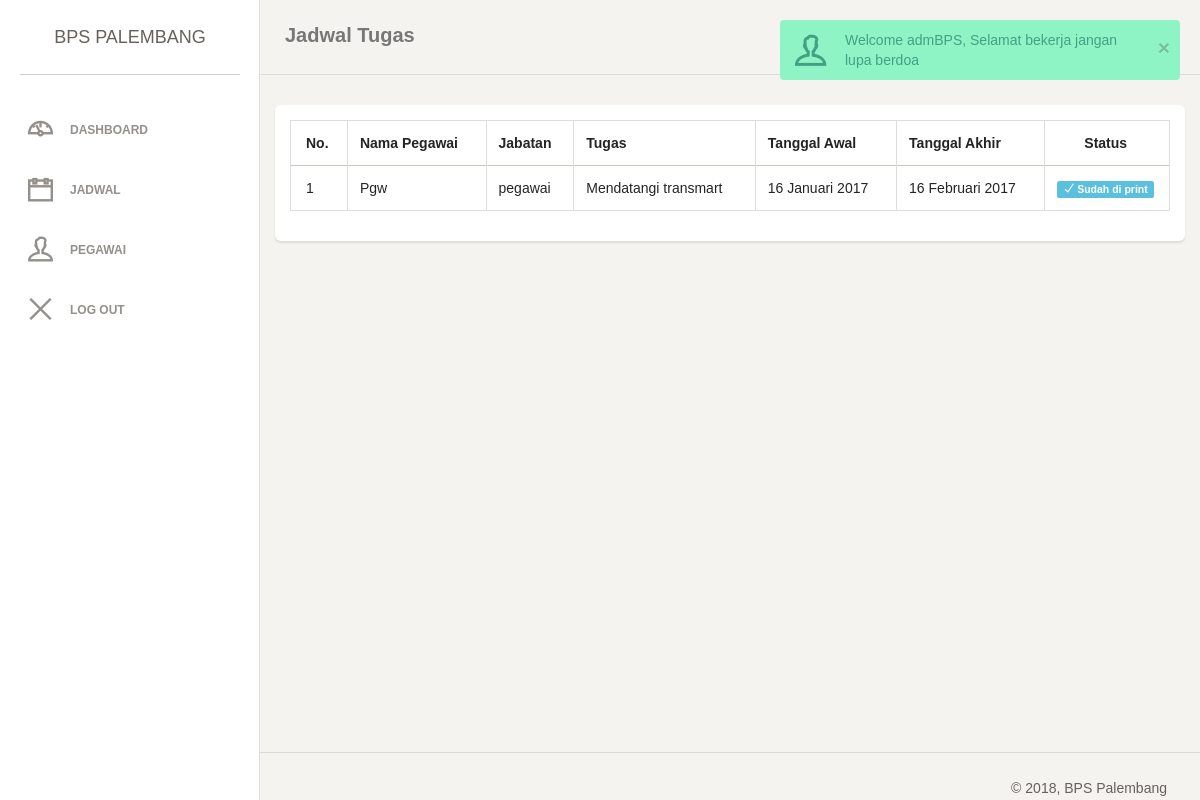
The app's page /jdwl-tugas.php (signed in) with its own data.
### tables this page shows
CREATE TABLE `tabel_data_jadwal` (
  `id_jadwal` int(10) NOT NULL,
  `nama_pegawai` varchar(40) NOT NULL,
  `jabatan` varchar(30) NOT NULL,
  `tugas` varchar(200) NOT NULL,
  `awal` varchar(20) NOT NULL,
  `akhir` varchar(20) NOT NULL,
  `status` int(11) NOT NULL
);

### jdwl-tugas.php (the view, shortened to what this page needs)
<?php
    include "header.php"
?>
<div class="main-panel">
    <nav class="navbar navbar-default">
        <div class="container-fluid">
            <div class="navbar-header">
                <a class="navbar-brand" href="#">Jadwal Tugas</a>
            </div>
        </div>
    </nav>
<div class="content">
    <div class="card">
        <div class="content">
            <table class="table table-bordered table-hover">
                <thead>
                    <tr>
                        <th style="font-size: 14px;font-weight: bold;">No.</th>
                        <th style="font-size: 14px;font-weight: bold;">Nama Pegawai</th>
                        <th style="font-size: 14px;font-weight: bold;">Jabatan</th>
                        <th style="font-size: 14px;font-weight: bold;">Tugas</th>
                        <th style="font-size: 14px;font-weight: bold;">Tanggal Awal</th>
                        <th style="font-size: 14px;font-weight: bold;">Tanggal Akhir</th>
                        <th style="font-size: 14px;font-weight: bold;text-align: center;">Status</th>
                    </tr>
                </thead>
                <tbody>
                    <?php
                        $no = 1;
                        $query = mysqli_query($koneksi, "SELECT * FROM tabel_data_jadwal ");
                        while ($row = mysqli_fetch_assoc($query)) {
                    ?>
                    <tr>
                        <td><?php echo $no++; ?></td>
                        <td><?php echo $row['nama_pegawai']; ?></td>
                        <td><?php echo $row['jabatan']; ?></td>
                        <td><?php echo $row['tugas']; ?></td>
                        <td><?php echo $row['awal']; ?></td>
                        <td><?php echo $row['akhir']; ?></td>
                        <td style="width: 90px;">
                            <?php if($row['status'] == 0){ ?>
                                <span class="label label-danger"><i class="ti-time"></i> Belum di print</span>
                            <?php } else { ?>
                                <span class="label label-info"><i class="ti-check"></i> Sudah di print</span>
                            <?php } ?>
                        </td>
                    </tr>
                    <?php } ?>
                </tbody>
            </table>
        </div>
    </div>
</div>
<?php include "footer.php" ?>

### records on screen
tabel_data_jadwal: nama_pegawai "Pgw", jabatan "pegawai", tugas "Mendatangi transmart", awal "16 Januari 2017", akhir "16 Februari 2017", status 1 (drawn)
